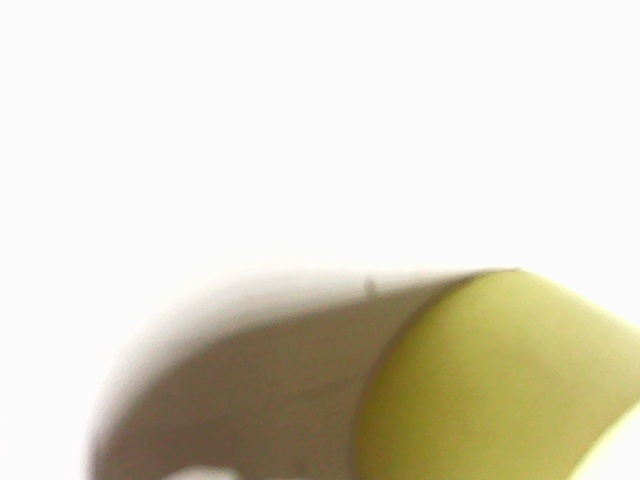
#> input picture cam_0_index0.jpg, 640 x 480 px
$ python -i detect_colors.py   (imports and definitions only)
#> lines starting #> are read from the running program, lines starting #| are printed output that depends on the picture; after the words box and inside, x2 and y2 are one past the last pixel; in counts of white or black regions, pixels touching at a corner belong together
#> further down, picture is the input picture: shape (480, 640, 3); mean B, G, R 199.4, 215.9, 220.3
#!/usr/bin/env python3
"""
detect_colors.py — Live HSV color detection tuning tool.

Automatically detects whether OpenCV has display support (GTK/X11).
  - With display:   shows a live split-view window (raw + mask side by side)
  - Without display: terminal output every second + JPEG snapshots saved to disk

Run this BEFORE sort_controller.py to verify HSV ranges work under
your real workspace lighting. No robot arm needed — front camera only.

Terminal output (every second):
    GREEN:  1247 px   BLUE:  12 px   YELLOW:  0 px   → DETECTED: GREEN

Snapshots (headless mode, or press 's' in GUI mode):
    outputs/captured_images/snap_raw.jpg
    outputs/captured_images/snap_mask_green.jpg
    outputs/captured_images/snap_mask_blue.jpg
    outputs/captured_images/snap_mask_yellow.jpg

GUI controls:   g=green mask   b=blue mask   y=yellow mask   a=all   s=snapshot   q=quit
Headless input: type 's' + Enter to snapshot,  'q' + Enter to quit

Usage:
    conda activate lerobot
    python scripts/cylinder_sorting/detect_colors.py

    # Force a specific camera index:
    python scripts/cylinder_sorting/detect_colors.py --cam_front 2
"""

import argparse
import sys
import threading
import time
from pathlib import Path

import cv2
import numpy as np

# ─────────────────────────────────────────────────────────────────────────────
# HSV ranges — tune here, then paste final values into sort_controller.py
# ─────────────────────────────────────────────────────────────────────────────
COLOR_HSV = {
    "green":  {"lower": np.array([35,  60,  40],  dtype=np.uint8),
               "upper": np.array([85,  255, 255], dtype=np.uint8)},
    "blue":   {"lower": np.array([95,  50,  40],  dtype=np.uint8),
               "upper": np.array([135, 255, 255], dtype=np.uint8)},
    # Arm/cream is H~20-30 but S<60; shadows are V<80; pastel yellow should be S>=90, V>=90
    "yellow": {"lower": np.array([18,  90,  90],  dtype=np.uint8),
               "upper": np.array([38,  255, 255], dtype=np.uint8)},
}

# Minimum area of the LARGEST single contiguous blob to count as a real cylinder.
# Scattered background noise = many tiny blobs; real cylinder = one large blob.
# Must match sort_controller.py MIN_BLOB_PIXELS.
MIN_BLOB_PIXELS = {
    "green":  600,
    "blue":   600,
    "yellow": 600,
}

# Region of Interest — fraction of frame (left, top, right, bottom)
# Must match sort_controller.py ROI exactly
ROI = (0.25, 0.1, 0.75, 0.9)

SNAPSHOT_DIR = Path("/home/jetson23/lerobot/outputs/captured_images")

# BGR overlay colors for the "all masks" view
OVERLAY_COLORS = {
    "green":  (0,   200, 0),
    "blue":   (200, 0,   0),
    "yellow": (0,   200, 200),
}


# ─────────────────────────────────────────────────────────────────────────────
# Display support detection
# ─────────────────────────────────────────────────────────────────────────────

# [19 lines left out: function has_display_support, not called in this run]


# ─────────────────────────────────────────────────────────────────────────────
# Vision utilities
# ─────────────────────────────────────────────────────────────────────────────

def apply_roi(frame_bgr: np.ndarray) -> np.ndarray:
    h, w = frame_bgr.shape[:2]
#> h = 480; w = 640
    x0, y0 = int(ROI[0]*w), int(ROI[1]*h)
#> x0 = 160; y0 = 48
    x1, y1 = int(ROI[2]*w), int(ROI[3]*h)
#> x1 = 480; y1 = 432
    return frame_bgr[y0:y1, x0:x1]
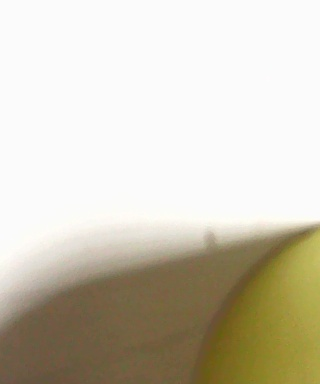
#> returned value: shape (384, 320, 3); mean of channels 0, 1, 2 185.8, 202.1, 208.1; drawn as B, G, R


# [14 lines left out: functions get_roi_bounds, draw_roi_box, not called in this run]


def _largest_blob(mask: np.ndarray) -> int:
    """Return the area of the single largest contiguous blob in the mask."""
    contours, _ = cv2.findContours(mask, cv2.RETR_EXTERNAL, cv2.CHAIN_APPROX_SIMPLE)
    if not contours:
        return 0
    return int(max(cv2.contourArea(c) for c in contours))


def get_pixel_counts(frame_bgr: np.ndarray) -> dict[str, int]:
    """Returns the largest-blob area per color (not total pixels) — matches sort_controller logic."""
    roi = apply_roi(frame_bgr)
    hsv = cv2.cvtColor(roi, cv2.COLOR_BGR2HSV)
#> hsv: shape (384, 320, 3); mean H, S, V 9.8, 42.6, 208.1
    return {
        color: _largest_blob(cv2.inRange(hsv, cfg["lower"], cfg["upper"]))
        for color, cfg in COLOR_HSV.items()
    }
#> in _largest_blob, `contours, _ = cv2.findContours(mask, cv2.RETR_EXTERNAL, cv2.CHAIN_APPR..`: contours = []
#> in _largest_blob, `contours, _ = cv2.findContours(mask, cv2.RETR_EXTERNAL, cv2.CHAIN_APPR..`: mask: shape (384, 320); every value is 0
#> in _largest_blob (call 3), `contours, _ = cv2.findContours(mask, cv2.RETR_EXTERNAL, cv2.CHAIN_APPR..`: contours = 44 contours, 36 with area under 20; largest, box (x1, y1, x2, y2) and area: (39, 227, 320, 384) 28252, (20, 306, 50, 355) 313, (64, 286, 96, 322) 302, (46, 367, 61, 378) 50, (116, 379, 133, 384) 42, (32, 356, 44, 367) 36, (34, 377, 50, 384) 36, (51, 302, 57, 320) 26
#> in _largest_blob (call 3), `contours, _ = cv2.findContours(mask, cv2.RETR_EXTERNAL, cv2.CHAIN_APPR..`:
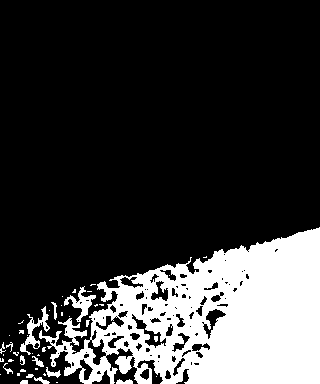
#> mask: shape (384, 320); 22.4% white; 46 white regions (30 under 20 px), largest, box (x1, y1, x2, y2) and area: (39, 227, 320, 384) 26114, (20, 306, 50, 355) 386, (64, 286, 96, 322) 365


# [214 lines left out: functions get_mask_bgr, get_all_overlay, draw_contours, save_snapshots, print_counts, find_front_camera and 1 more, not called in this run]


# [2 lines not run here, left out]

>>> import cv2
>>> picture = cv2.imread('../../cam_0_index0.jpg')
>>> result = get_pixel_counts(picture)
#> result = {'green': 0, 'blue': 0, 'yellow': 28252}

$ run again, on cam_0_index1.jpg
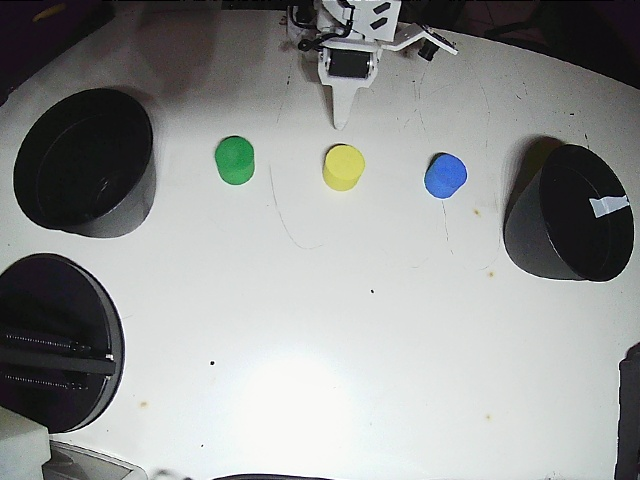
#> input picture cam_0_index1.jpg, 640 x 480 px
#> picture is the input picture: shape (480, 640, 3); mean B, G, R 146.9, 147.9, 145.8
#> in apply_roi, `return frame_bgr[y0:y1, x0:x1]`:
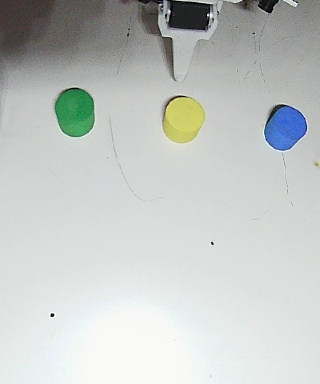
#> returned value: shape (384, 320, 3); mean of channels 0, 1, 2 196.5, 198.8, 195.2; drawn as B, G, R
#> hsv: shape (384, 320, 3); mean H, S, V 67.4, 11, 200.4
#> contours = 2 contours, 1 with area under 20; largest, box (x1, y1, x2, y2) and area: (55, 88, 94, 137) 1488
#> mask: shape (384, 320); 1.3% white; 2 white regions (1 under 20 px)
#> contours = 9 contours, 8 with area under 20; largest, box (x1, y1, x2, y2) and area: (264, 105, 308, 151) 1372
#> mask: shape (384, 320); 1.2% white; 9 white regions (8 under 20 px)
#> contours = 3 contours, 2 with area under 20; largest, box (x1, y1, x2, y2) and area: (164, 97, 205, 142) 1362
#> in _largest_blob (call 3), `contours, _ = cv2.findContours(mask, cv2.RETR_EXTERNAL, cv2.CHAIN_APPR..`:
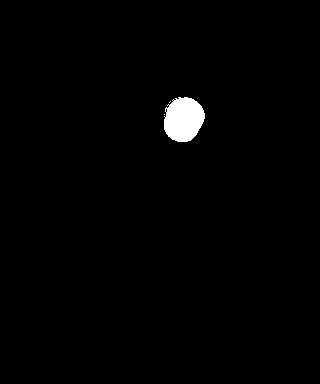
#> mask: shape (384, 320); 1.2% white; 3 white regions (2 under 20 px), largest, box (x1, y1, x2, y2) and area: (164, 97, 205, 142) 1426
#> result = {'green': 1487, 'blue': 1371, 'yellow': 1362}

$ run again, on cam_0_index4.jpg
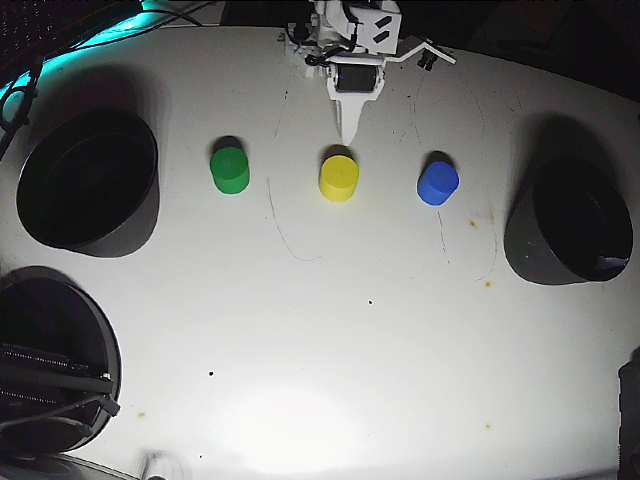
#> input picture cam_0_index4.jpg, 640 x 480 px
#> picture is the input picture: shape (480, 640, 3); mean B, G, R 125.3, 126.8, 125.4
#> in apply_roi, `return frame_bgr[y0:y1, x0:x1]`:
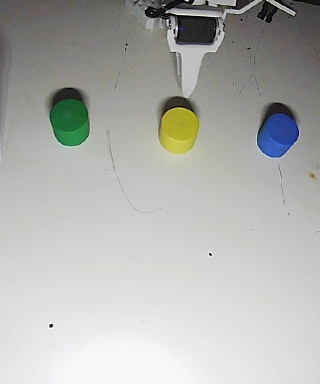
#> returned value: shape (384, 320, 3); mean of channels 0, 1, 2 174.1, 178, 176.9; drawn as B, G, R
#> hsv: shape (384, 320, 3); mean H, S, V 36.9, 13.2, 179.5
#> contours = 7 contours, 6 with area under 20; largest, box (x1, y1, x2, y2) and area: (49, 98, 90, 146) 1476
#> mask: shape (384, 320); 1.3% white; 7 white regions (6 under 20 px)
#> contours = 8 contours, 6 with area under 20; largest, box (x1, y1, x2, y2) and area: (257, 112, 300, 158) 1365, (178, 26, 185, 32) 21
#> mask: shape (384, 320); 1.2% white; 8 white regions (6 under 20 px)
#> contours = 2 contours, 1 with area under 20; largest, box (x1, y1, x2, y2) and area: (159, 107, 200, 154) 1443
#> in _largest_blob (call 3), `contours, _ = cv2.findContours(mask, cv2.RETR_EXTERNAL, cv2.CHAIN_APPR..`:
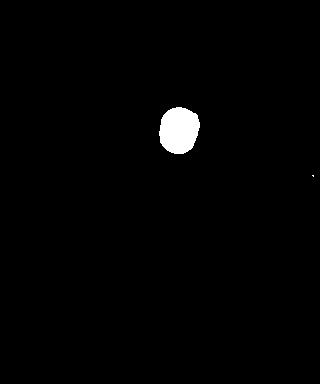
#> mask: shape (384, 320); 1.2% white; 2 white regions (1 under 20 px), largest, box (x1, y1, x2, y2) and area: (159, 107, 200, 154) 1507
#> result = {'green': 1476, 'blue': 1365, 'yellow': 1443}
